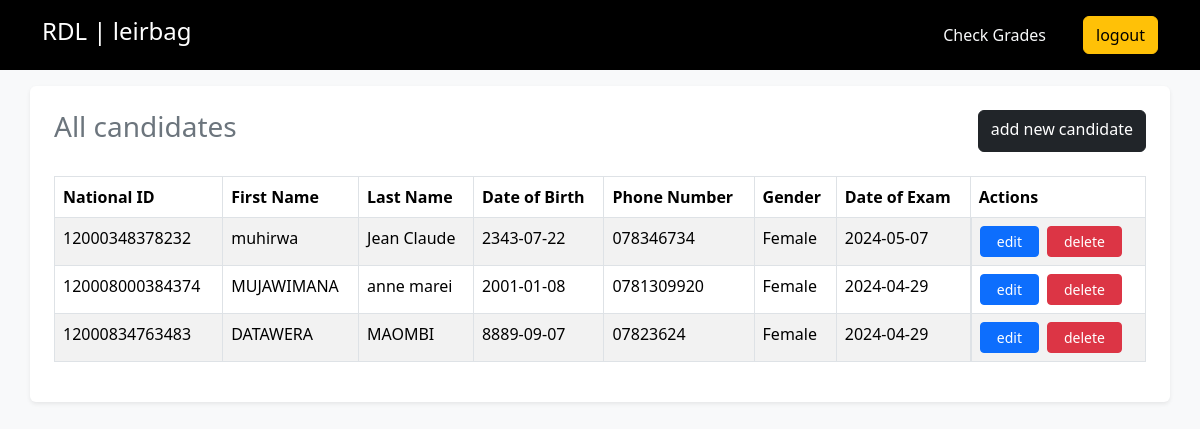
Page /admin (signed in) on the committed database.
### tables this page shows
CREATE TABLE `candidate` (
  `candidateNationalId` varchar(16) NOT NULL,
  `firstName` text NOT NULL,
  `lastName` text NOT NULL,
  `gender` text NOT NULL,
  `dob` date NOT NULL DEFAULT current_timestamp(),
  `examDate` date NOT NULL DEFAULT current_timestamp(),
  `phoneNumber` varchar(10) NOT NULL
);

### admin/index.php (the view, shortened to what this page needs)
<?php
require "../config/connection.php";
$user = $_SESSION['auth'];
$sql = "SELECT * FROM `candidate`";
$candidates = $conn->query($sql);
?>
<!DOCTYPE html>
<html lang="en">
<head>
    <link rel="stylesheet" href="..\bootstrap\css\bootstrap.min.css">
</head>
<body class="bg-light text-secondary">
    <div class="bg-black text-white">
        <div class="container d-flex align-items-center justify-content-between">
            <h4>RDL | <?php echo $user->adminName; ?> </h4>
            <ul class="d-flex align-items-center gap-4 mt-3 list-unstyled">
                <li>
                    <a href="grades.php" class="btn btn-link text-light text-decoration-none">Check Grades</a>
                </li>
                <li>
                    <a href="../auth/logout.php" class="btn btn-warning">logout</a>
                </li>
            </ul>
        </div>
    </div>
    <div class="container my-3 bg-white rounded shadow-sm p-4">
        <div class="d-flex justify-content-between mb-4">
            <h3>All candidates</h3>
            <a href="createCandidate.php" class="btn btn-dark">add new candidate</a>
        </div>
        <?php
        if ($candidates) {
        ?>
            <table class="table table-bordered table-striped">
                <thead>
                    <tr>
                        <th>National ID</th>
                        <th>First Name</th>
                        <th>Last Name</th>
                        <th>Date of Birth</th>
                        <th>Phone Number</th>
                        <th>Gender</th>
                        <th>Date of Exam</th>
                        <th>Actions</th>
                    </tr>
                </thead>
                <tbody>
                    <?php
                    while ($candidate = $candidates->fetch_object()) {
                    ?>
                        <tr>
                            <td><?php echo $candidate->candidateNationalId; ?></td>
                            <td><?php echo $candidate->firstName; ?></td>
                            <td><?php echo $candidate->lastName; ?></td>
                            <td><?php echo $candidate->dob; ?></td>
                            <td><?php echo $candidate->phoneNumber; ?></td>
                            <td><?php echo $candidate->gender; ?></td>
                            <td><?php echo $candidate->examDate; ?></td>
                            <td class="d-flex gap-2">
                                <a href="editCandidate.php?id=<?php echo $candidate->candidateNationalId; ?>" class="btn btn-sm btn-primary px-3">edit</a>
                                <button onclick="handleDeleteCandidate(<?php echo $candidate->candidateNationalId; ?>)" class="btn btn-sm btn-danger px-3">delete</button>
                            </td>
                        </tr>
                    <?php
                    }
                    ?>
                </tbody>
            </table>
        <?php
        } else {
            echo "<p class='alert alert-info'> No candidate available</p>";
        }
        ?>
    </div>
</body>
</html>

### rows in the picture
candidate: candidateNationalId "12000348378232", firstName "muhirwa", lastName "Jean Claude", dob "2343-07-22", phoneNumber "078346734", gender "Female", examDate "2024-05-07"
candidate: candidateNationalId "120008000384374", firstName "MUJAWIMANA", lastName "anne marei", dob "2001-01-08", phoneNumber "0781309920", gender "Female", examDate "2024-04-29"
candidate: candidateNationalId "12000834763483", firstName "DATAWERA", lastName "MAOMBI", dob "8889-09-07", phoneNumber "07823624", gender "Female", examDate "2024-04-29"

### other values in the picture
$user->adminName "leirbag"
